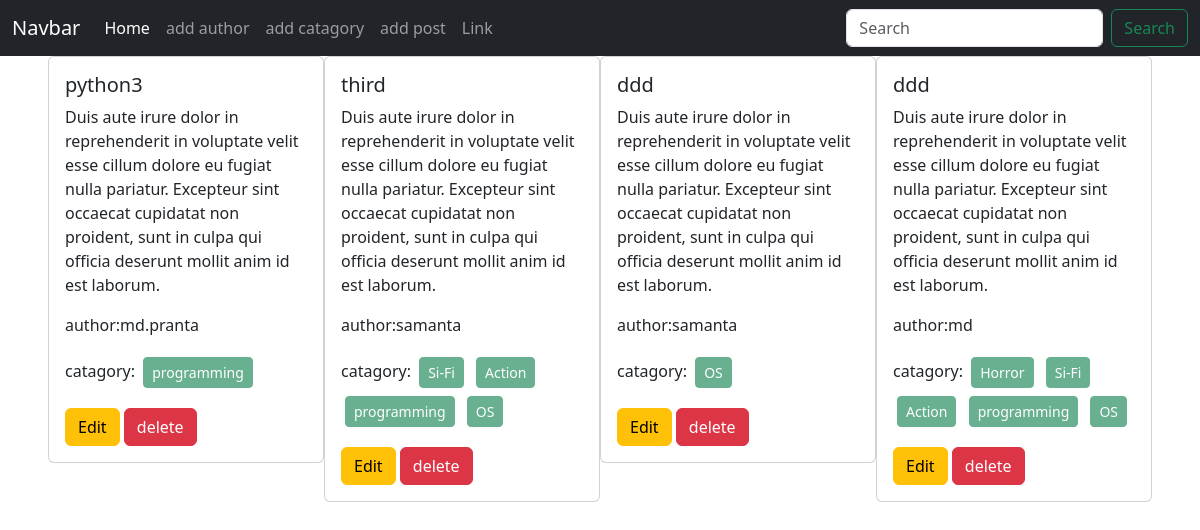
The page / on the database its author committed.
### posts/models.py (models this page shows, shortened)
class Post(models.Model):
    title = models.CharField(max_length=50)
    content = models.TextField()
    catagory = models.ManyToManyField(Catagory)
    author = models.ForeignKey(Author, on_delete=models.CASCADE)

### authors/models.py (models this page shows, shortened)
class Author(models.Model):
    name = models.CharField(max_length=50)
    bio = models.TextField()
    phone_number = models.CharField(max_length=12)

### catagories/models.py (models this page shows)
class Catagory(models.Model):
    name  = models.CharField(max_length=50)
    def __str__(self) -> str:
        return self.name

### blog_project/views.py (the view)
# urls.py: 2. Add a URL to urlpatterns:  path('', views.home, name='home')
def home(req):
    data = Post.objects.all()
    return render(req, 'home.html',{'data':data})

### templates/home.html
{% extends "base.html" %} {% block content %}
<div class="d-flex flex-wrap justify-content-center px-5 pt -5">
  {% for post in data %}
  <div class="col-sm-3">
    <div class="card">
      <div class="card-body">
        <h5 class="card-title">{{post.title}}</h5>
        <p class="card-text">{{post.content}}</p>
        <p>author:{{post.author.name}}</p>
        <div>
          <p>
            catagory: {% for val in post.catagory.all %}
            <button class="btn btn-success btn-sm m-1" disabled>{{val}}</button>
            {% endfor %}
          </p>
        </div>
        <a href="{% url 'edit_post' post.id%}" class="btn btn-warning">Edit</a>
        <a href="{% url 'delete_post' post.id%}" class="btn btn-danger"
          >delete</a
        >
      </div>
    </div>
  </div>
  {% endfor %}
</div>
{% endblock content %}

### templates/base.html (shortened to what this page needs)
<!DOCTYPE html>
<html lang="en">
  <head>
    <link
      href="https://cdn.jsdelivr.net/npm/bootstrap@5.3.2/dist/css/bootstrap.min.css"
      rel="stylesheet"
    />
  </head>
  <body>
    <nav class="navbar navbar-expand-lg navbar-dark bg-dark">
      <div class="container-fluid">
        <a class="navbar-brand" href="#">Navbar</a>
        <div class="collapse navbar-collapse" id="navbarSupportedContent">
          <ul class="navbar-nav me-auto mb-2 mb-lg-0">
            <li class="nav-item">
              <a
                class="nav-link active"
                aria-current="page"
                href="{% url 'home'%}"
                >Home</a
              >
            </li>
            <li class="nav-item">
              <a class="nav-link" href="{% url 'add_author'%}">add author</a>
            </li>
            <li class="nav-item">
              <a class="nav-link" href="{% url 'add_catagory'%}"
                >add catagory</a
              >
            </li>
            <li class="nav-item">
              <a class="nav-link" href="{% url 'add_post'%}">add post</a>
            </li>
            <li class="nav-item">
              <a class="nav-link" href="#">Link</a>
            </li>
          </ul>
          <form class="d-flex">
            <input
              class="form-control me-2"
              type="search"
              placeholder="Search"
              aria-label="Search"
            />
            <button class="btn btn-outline-success" type="submit">
              Search
            </button>
          </form>
        </div>
      </div>
    </nav>
    {% block content %}{% endblock content %}
  </body>
</html>

### rows shown on the page
Post: title "python3", content "Duis aute irure dolor in reprehenderit in voluptate velit esse cillum dolore eu fugiat nulla pariatur. Excepteur sint occaecat cupidatat non proident, sunt in culpa qui officia deserunt mollit anim id est laborum.", author.name "md.pranta"
Catagory: name "programming"
Post: title "third", content "Duis aute irure dolor in reprehenderit in voluptate velit esse cillum dolore eu fugiat nulla pariatur. Excepteur sint occaecat cupidatat non proident, sunt in culpa qui officia deserunt mollit anim id est laborum.", author.name "samanta"
Catagory: name "Si-Fi"
Catagory: name "Action"
Catagory: name "OS"
Post: title "ddd", content "Duis aute irure dolor in reprehenderit in voluptate velit esse cillum dolore eu fugiat nulla pariatur. Excepteur sint occaecat cupidatat non proident, sunt in culpa qui officia deserunt mollit anim id est laborum.", author.name "samanta"
Post: title "ddd", content "Duis aute irure dolor in reprehenderit in voluptate velit esse cillum dolore eu fugiat nulla pariatur. Excepteur sint occaecat cupidatat non proident, sunt in culpa qui officia deserunt mollit anim id est laborum.", author.name "md"
Catagory: name "Horror"
